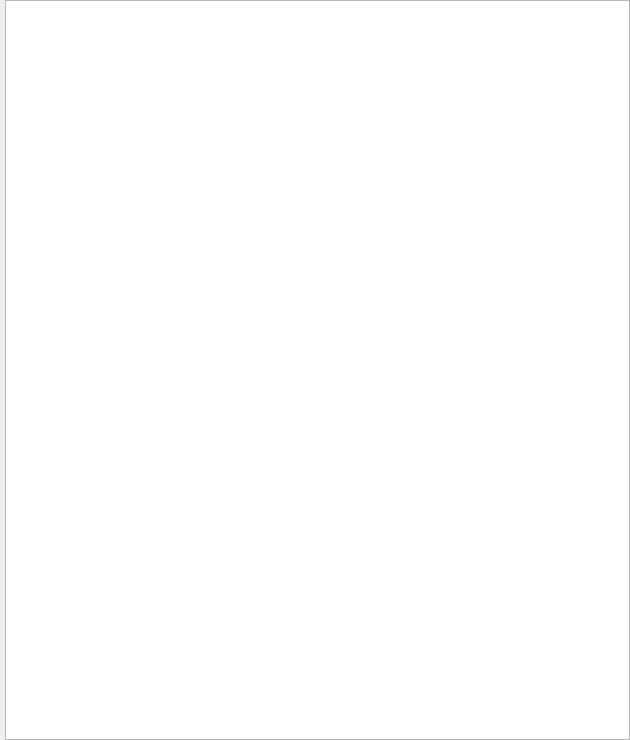
<?xml version="1.0" encoding="UTF-8"?>
<ui version="4.0">
 <class>CompassWidget</class>
 <widget class="QWidget" name="CompassWidget">
  <property name="geometry">
   <rect>
    <x>0</x>
    <y>0</y>
    <width>630</width>
    <height>740</height>
   </rect>
  </property>
  <property name="windowTitle">
   <string>Form</string>
  </property>
  <layout class="QGridLayout" name="gridLayout">
   <property name="leftMargin">
    <number>5</number>
   </property>
   <property name="topMargin">
    <number>0</number>
   </property>
   <property name="rightMargin">
    <number>0</number>
   </property>
   <property name="bottomMargin">
    <number>0</number>
   </property>
   <item row="0" column="0">
    <widget class="CustomGraphicsView" name="graphicsView"/>
   </item>
  </layout>
 </widget>
 <customwidgets>
  <customwidget>
   <class>CustomGraphicsView</class>
   <extends>QGraphicsView</extends>
   <header>CustomGraphicsView.h</header>
  </customwidget>
 </customwidgets>
 <resources/>
 <connections/>
</ui>
